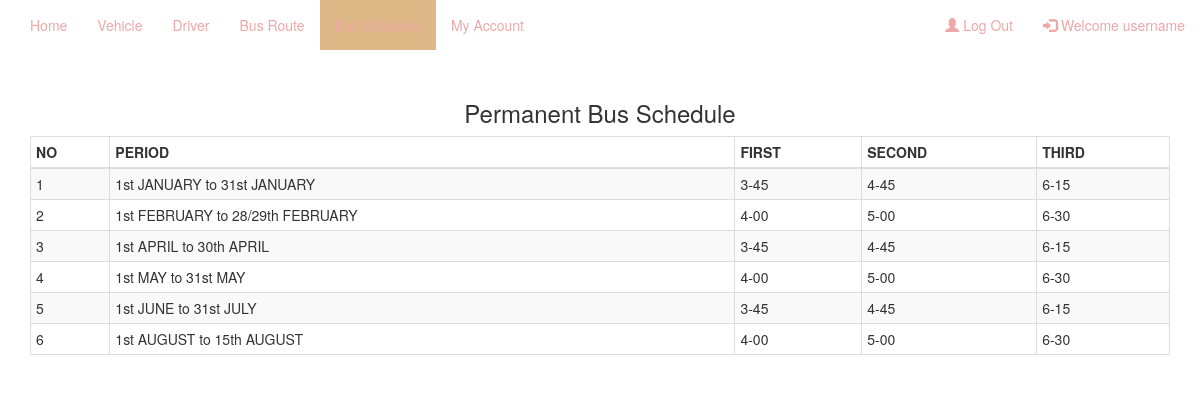
Page /schedule.php (signed in) on the committed database.
### tables this page shows
CREATE TABLE `schedule` (
  `id` int(11) NOT NULL,
  `period` varchar(255) NOT NULL,
  `first` varchar(55) NOT NULL,
  `second` varchar(55) NOT NULL,
  `third` varchar(55) NOT NULL
);

### schedule.php (the view, shortened to what this page needs)
<?php
$connection = mysqli_connect("localhost", "root", "", "transport_management");
$sql = "SELECT * FROM `schedule`";
$res = mysqli_query($connection, $sql);
?>
<!DOCTYPE html>
<html lang="en">
<head>
<link href="http://maxcdn.bootstrapcdn.com/bootstrap/3.2.0/css/bootstrap.min.css" rel="stylesheet">
<link rel="stylesheet" href="http://cdn.datatables.net/1.10.2/css/jquery.dataTables.min.css">
<link rel="stylesheet" href="style.css">
</head>
<body style="margin:80px auto">
<?php include 'navbar.php';?>
<div class="container foo">
<div class="row header" style="text-align:center">
<h3>Permanent Bus Schedule</h3>
</div>
<?php
      if (mysqli_num_rows($res) > 0) { ?>
<table id="myTable" class="table table-bordered table-striped table-hover table-condensed" >
<thead>
          <tr>
            <th>NO</th>
            <th>PERIOD</th>
            <th>FIRST</th>
            <th>SECOND</th>
            <th>THIRD</th>
          </tr>
        </thead>
       <tbody>
       <?php while ($row = mysqli_fetch_assoc($res)) {?>
          <tr>
          <td><?php echo $row["id"]; ?></td>
                <td><?php echo $row["period"] ?></td>
                <td><?php echo $row["first"] ?></td>
                <td><?php echo $row["second"] ?></td>
                <td><?php echo $row["third"] ?></td>
                <?php }
        } ?>
          </tr>
        </tbody>
</table>
	  </div>
</body>
</html>

### rows in the picture
schedule: id "1", period "1st JANUARY to 31st JANUARY", first "3-45", second "4-45", third "6-15"
schedule: id "2", period "1st FEBRUARY to 28/29th FEBRUARY", first "4-00", second "5-00", third "6-30"
schedule: id "3", period "1st APRIL to 30th APRIL", first "3-45", second "4-45", third "6-15"
schedule: id "4", period "1st MAY to 31st MAY", first "4-00", second "5-00", third "6-30"
schedule: id "5", period "1st JUNE to 31st JULY", first "3-45", second "4-45", third "6-15"
schedule: id "6", period "1st AUGUST to 15th AUGUST", first "4-00", second "5-00", third "6-30"

### other values in the picture
$_SESSION['username'] "username"
